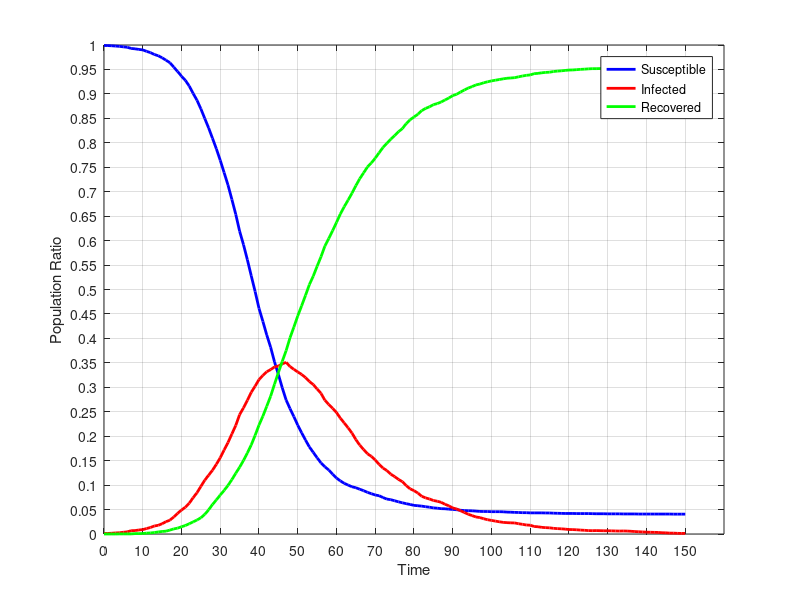

This chart was generated by the following MATLAB code:
dynamics = [
4995.0,5.0,0.0;
4994.0,6.0,0.0;
4992.0,8.0,0.0;
4989.0,11.0,0.0;
4986.0,13.0,1.0;
4981.0,18.0,1.0;
4977.0,22.0,1.0;
4965.0,34.0,1.0;
4961.0,35.0,4.0;
4955.0,41.0,4.0;
4950.0,45.0,5.0;
4935.0,56.0,9.0;
4922.0,67.0,11.0;
4903.0,82.0,15.0;
4890.0,89.0,21.0;
4869.0,105.0,26.0;
4845.0,126.0,29.0;
4819.0,141.0,40.0;
4774.0,174.0,52.0;
4729.0,211.0,60.0;
4681.0,245.0,74.0;
4639.0,274.0,87.0;
4580.0,315.0,105.0;
4505.0,371.0,124.0;
4435.0,422.0,143.0;
4347.0,487.0,166.0;
4249.0,550.0,201.0;
4152.0,601.0,247.0;
4046.0,652.0,302.0;
3938.0,713.0,349.0;
3821.0,780.0,399.0;
3695.0,859.0,446.0;
3568.0,935.0,497.0;
3421.0,1023.0,556.0;
3269.0,1110.0,621.0;
3096.0,1221.0,683.0;
2958.0,1290.0,752.0;
2804.0,1367.0,829.0;
2640.0,1449.0,911.0;
2479.0,1512.0,1009.0;
2307.0,1579.0,1114.0;
2174.0,1621.0,1205.0;
2035.0,1659.0,1306.0;
1910.0,1681.0,1409.0;
1760.0,1708.0,1532.0;
1632.0,1717.0,1651.0;
1495.0,1740.0,1765.0;
1370.0,1755.0,1875.0;
1282.0,1712.0,2006.0;
1200.0,1684.0,2116.0;
1113.0,1657.0,2230.0;
1035.0,1632.0,2333.0;
961.0,1599.0,2440.0;
890.0,1560.0,2550.0;
835.0,1528.0,2637.0;
779.0,1483.0,2738.0;
727.0,1438.0,2835.0;
688.0,1368.0,2944.0;
654.0,1325.0,3021.0;
612.0,1286.0,3102.0;
572.0,1242.0,3186.0;
543.0,1184.0,3273.0;
518.0,1135.0,3347.0;
500.0,1085.0,3415.0;
483.0,1032.0,3485.0;
473.0,965.0,3562.0;
458.0,909.0,3633.0;
443.0,864.0,3693.0;
426.0,820.0,3754.0;
412.0,794.0,3794.0;
399.0,757.0,3844.0;
391.0,711.0,3898.0;
373.0,674.0,3953.0;
357.0,649.0,3994.0;
351.0,612.0,4037.0;
340.0,587.0,4073.0;
329.0,558.0,4113.0;
319.0,535.0,4146.0;
310.0,494.0,4196.0;
302.0,462.0,4236.0;
293.0,443.0,4264.0;
289.0,419.0,4292.0;
285.0,386.0,4329.0;
279.0,369.0,4352.0;
274.0,358.0,4368.0;
267.0,343.0,4390.0;
264.0,335.0,4401.0;
259.0,324.0,4417.0;
258.0,304.0,4438.0;
254.0,288.0,4458.0;
251.0,266.0,4483.0;
248.0,256.0,4496.0;
243.0,238.0,4519.0;
240.0,220.0,4540.0;
238.0,202.0,4560.0;
237.0,188.0,4575.0;
234.0,174.0,4592.0;
231.0,168.0,4601.0;
230.0,156.0,4614.0;
230.0,146.0,4624.0;
228.0,139.0,4633.0;
228.0,132.0,4640.0;
228.0,125.0,4647.0;
227.0,119.0,4654.0;
224.0,116.0,4660.0;
223.0,114.0,4663.0;
221.0,113.0,4666.0;
220.0,105.0,4675.0;
218.0,99.0,4683.0;
218.0,92.0,4690.0;
216.0,90.0,4694.0;
216.0,77.0,4707.0;
216.0,74.0,4710.0;
216.0,68.0,4716.0;
215.0,65.0,4720.0;
215.0,63.0,4722.0;
213.0,58.0,4729.0;
212.0,55.0,4733.0;
211.0,53.0,4736.0;
210.0,50.0,4740.0;
210.0,46.0,4744.0;
210.0,45.0,4745.0;
209.0,43.0,4748.0;
209.0,40.0,4751.0;
209.0,38.0,4753.0;
209.0,35.0,4756.0;
208.0,34.0,4758.0;
207.0,35.0,4758.0;
207.0,34.0,4759.0;
207.0,33.0,4760.0;
206.0,33.0,4761.0;
206.0,32.0,4762.0;
206.0,31.0,4763.0;
206.0,30.0,4764.0;
205.0,31.0,4764.0;
205.0,30.0,4765.0;
205.0,28.0,4767.0;
205.0,25.0,4770.0;
204.0,23.0,4773.0;
204.0,21.0,4775.0;
204.0,19.0,4777.0;
204.0,18.0,4778.0;
204.0,17.0,4779.0;
204.0,16.0,4780.0;
204.0,13.0,4783.0;
204.0,12.0,4784.0;
204.0,9.0,4787.0;
203.0,9.0,4788.0;
203.0,7.0,4790.0;
203.0,6.0,4791.0;
203.0,6.0,4791.0;
];
susceptible = dynamics (:, 1);
infected = dynamics (:, 2);
recovered = dynamics (:, 3);
totalPopulation = susceptible(1) + infected(1) + recovered(1);
susceptibleRatio = susceptible ./ totalPopulation;
infectedRatio = infected ./ totalPopulation;
recoveredRatio = recovered ./ totalPopulation;
steps = length (susceptible);
indices = 0 : steps - 1;
time = 0 : (1) : steps - 1;
replications = 10;
figure
plot (indices, susceptibleRatio.', 'color', 'blue', 'linewidth', 2);
hold on
plot (indices, infectedRatio.', 'color', 'red', 'linewidth', 2);
hold on
plot (indices, recoveredRatio.', 'color', 'green', 'linewidth', 2);
set(gca,'YTick',0:0.05:1.0);
set(gca,'XTick', indices(1:10:end), 'xticklabel', time(1:10:end));
xlabel ('Time');
ylabel ('Population Ratio');
legend('Susceptible','Infected', 'Recovered');
grid on
